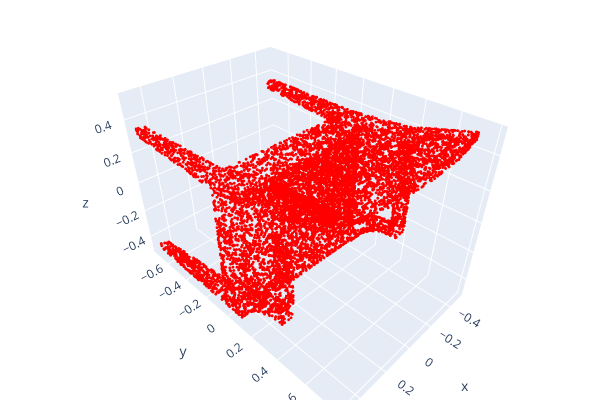

The notebook cell this image was saved under:
### Code cell
sample_points_path = os.path.join(fc.selected_path, fc.selected_filename)
visualize_pointcloud(sample_points_path, stride=1, flip_axis=-1)

### Figure 1 — Plotly figure (JSON) as saved in the notebook; plotly's stock layout.template omitted (floating-point values rounded to 4 significant figures; data arrays with more than 128 entries replaced by an {"elided": "..."} marker saying what was removed)
{"data": [{"marker": {"color": {"elided": "10000x3 int values"}, "size": 1}, "mode": "markers", "type": "scatter3d", "x": {"elided": "10000 float values"}, "y": {"elided": "10000 float values"}, "z": {"elided": "10000 float values"}}], "layout": {"height": 400, "margin": {"b": 0, "l": 0, "r": 0, "t": 0}, "scene": {"camera": {"center": {"x": 0, "y": 0, "z": 0}, "up": {"x": 0, "y": 0, "z": 1}}}, "showlegend": false, "width": 600}}
